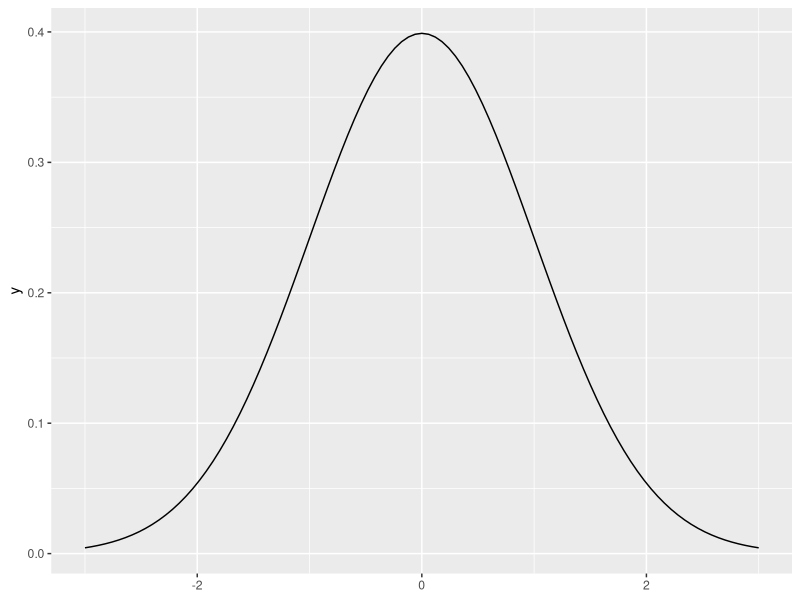
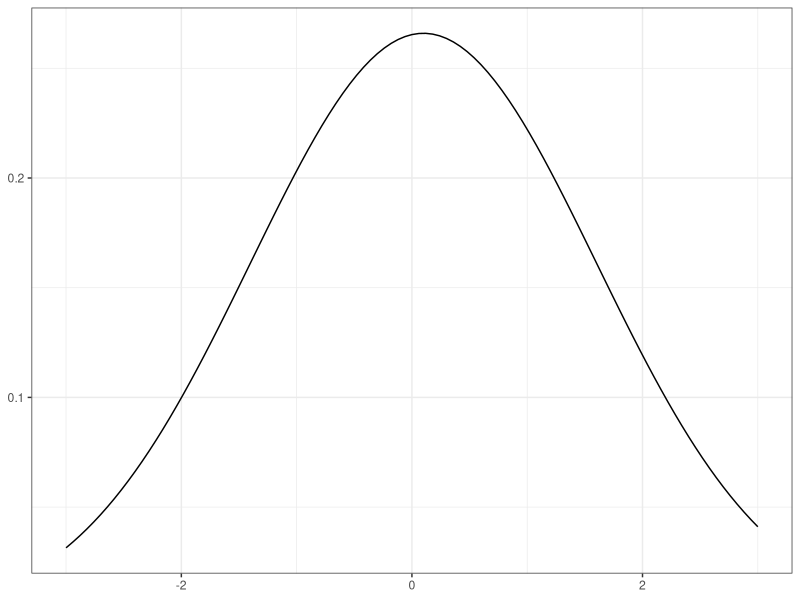
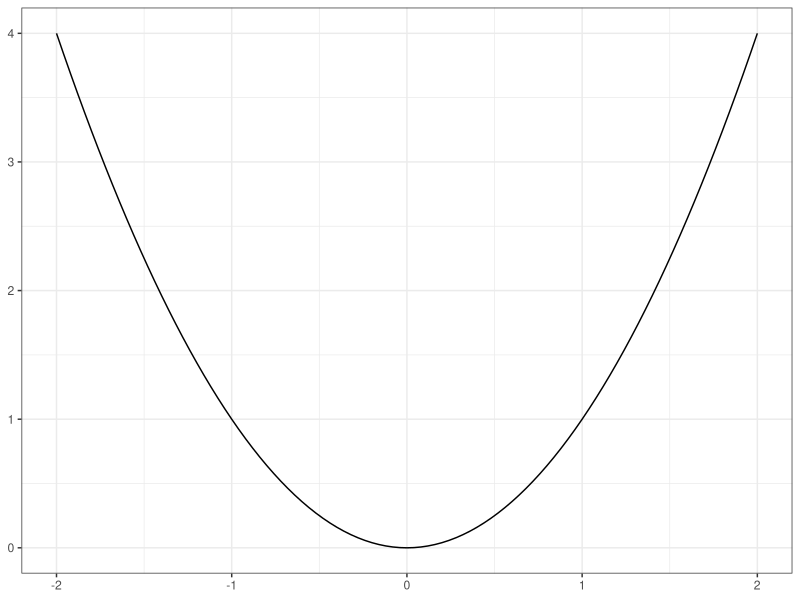
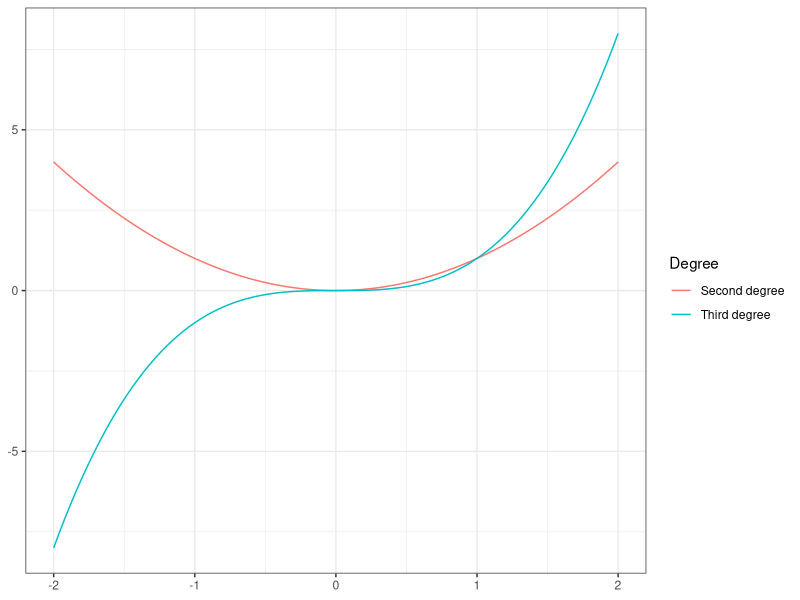
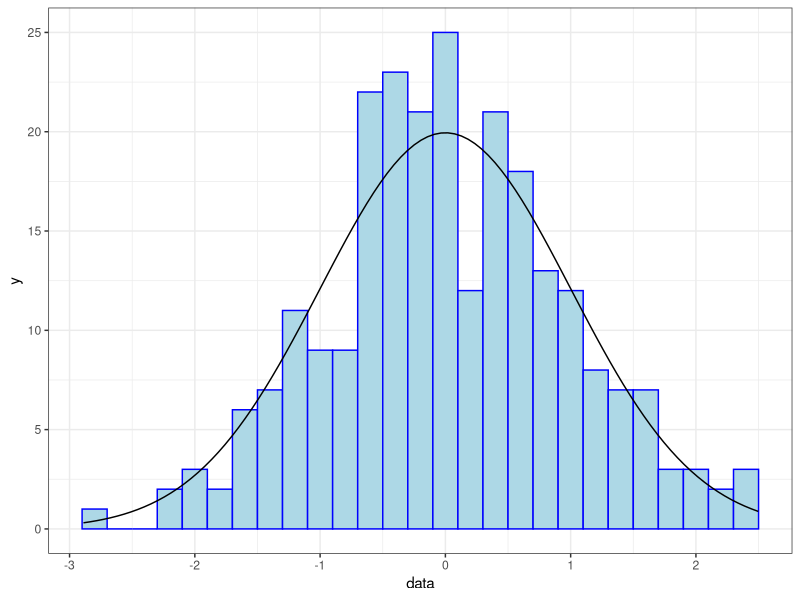

Generate these figures, in order, with R:
# Plotting functions with ggplot()
library(tidyverse)

ggplot() +
  xlim(c(-3, 3)) + 
  geom_function(fun = dnorm)

ggplot() +
  xlim(c(-3, 3)) + 
  geom_function(fun = dnorm, 
                args = list(mean = .1, 
                            sd = 1.5)) +
  labs(y = NULL) +
  theme_bw()

ggplot() + 
  xlim(c(-2, 2)) + 
  geom_function(fun = function(x) x^2) +
  labs(y = NULL) +
  theme_bw()

ggplot() + 
  xlim(c(-2, 2)) + 
  geom_function(fun = function(x) x^2,
                aes(color = "Second degree")) +
  geom_function(fun = function(x) x^3,
                aes(color = "Third degree")) + 
  labs(color = "Degree", 
       y = NULL) +
  theme_bw()

set.seed(1)
data <- rnorm(250)
df <- data.frame(data)
width <- .2
area <- width * length(data)
ggplot(df, aes(x = data)) +
  geom_histogram(binwidth = width, 
                 col = "blue", 
                 fill = "lightblue") + 
  geom_function(fun = function(x) area * dnorm(x), 
                col = "black") +
  theme_bw()


